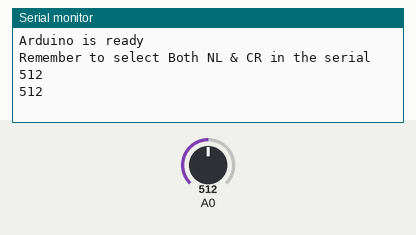
Recording of a sketch running on a simulated Arduino Uno, built with avr-gcc and run on an emulated ATmega328P. Parts: the last lines printed to the serial monitor. The inputs (shaded band) are chosen by the test bench; at power-on: A0 = 512.

Above: at 2.8 s.
2.9 s: A0 set to 716
At 5.2 s:
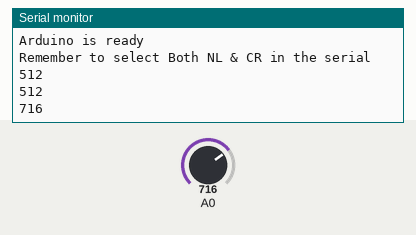
5.6 s: A0 set to 900
At 6.9 s:
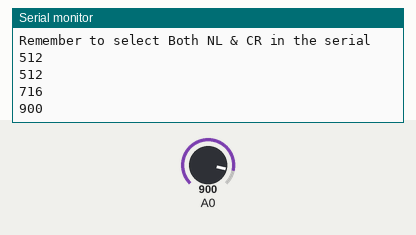
Timing chart, 0 to 8.6 s (numbered marks = the images above; inputs shaded):
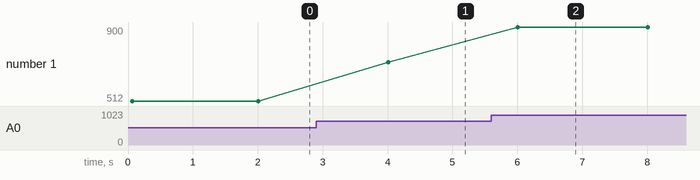

Measured:
- after the input at 2.9 s, the serial monitor: prints a new line after 1.1 s (image 1)
- after the input at 5.6 s, the serial monitor: prints a new line after 0.41 s (image 2)
- plotted number 1: 512 → 716 after the input at 2.9 s, 716 → 900 after the input at 5.6 s

The sketch:

master.ino
```cpp
// cảm biến khí gas + A0
#include <SoftwareSerial.h>
SoftwareSerial master(10,11);// Connect HC-05 TX to Arudino pin 10, Connect HC-05 RX to Arudino pin 11
void setup() {
  Serial.begin(9600);
  Serial.println("Arduino is ready");
  Serial.println("Remember to select Both NL & CR in the serial");
  master.begin(9600);
}
int value =0;
void loop() {
  value = analogRead(0);   // đọc giá trị cảm biến khí gas tại chân tương tự số 0
  Serial.println(value);
  if(value > 200){   // nếu giá trị cảm biến khí gas > 200 thì gửi '0'
    master.write('0');
    delay(2000);
  }
  else{
    master.write('1');
    delay(2000);
  }
}
```
